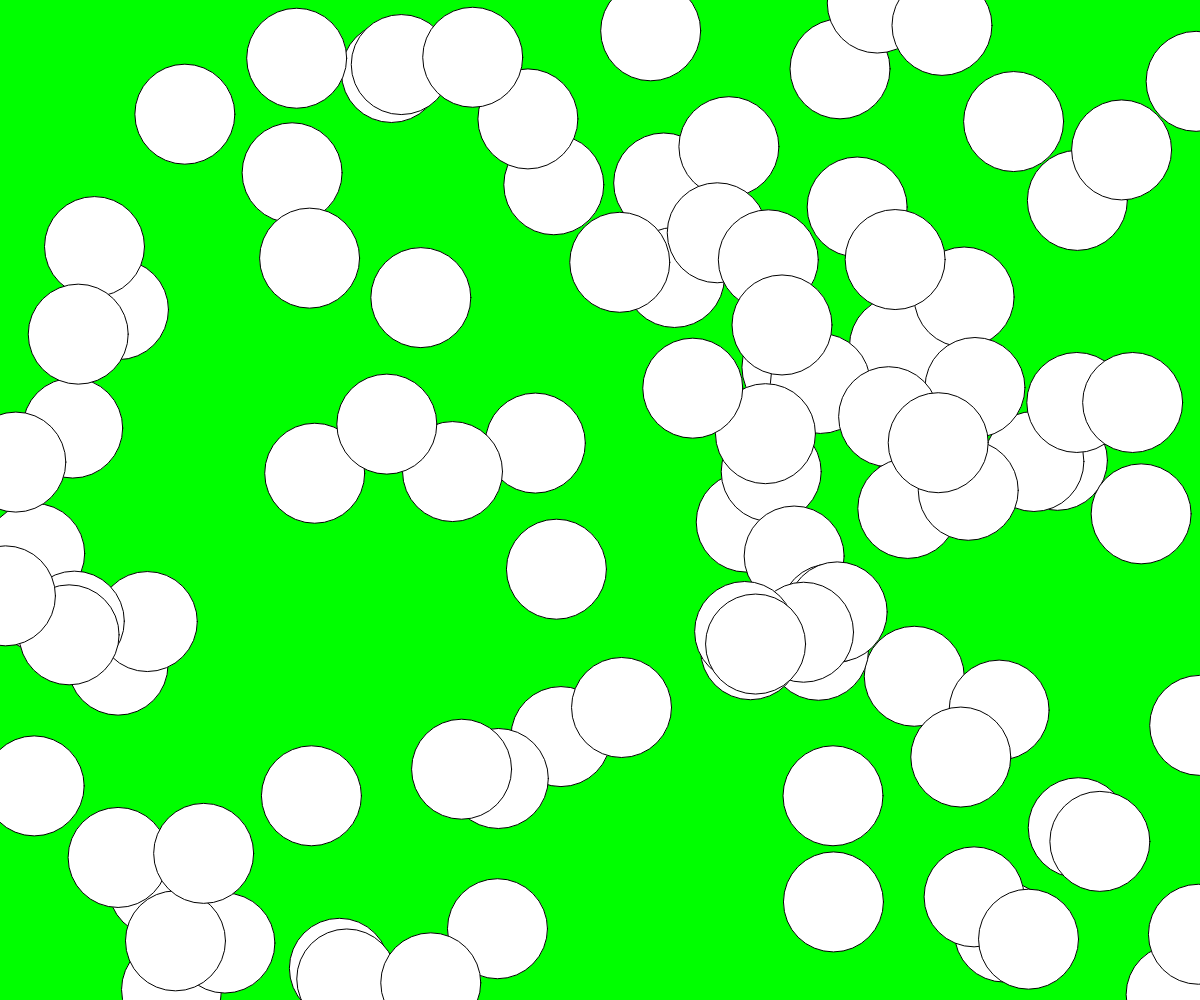
Frame 1 (no input)
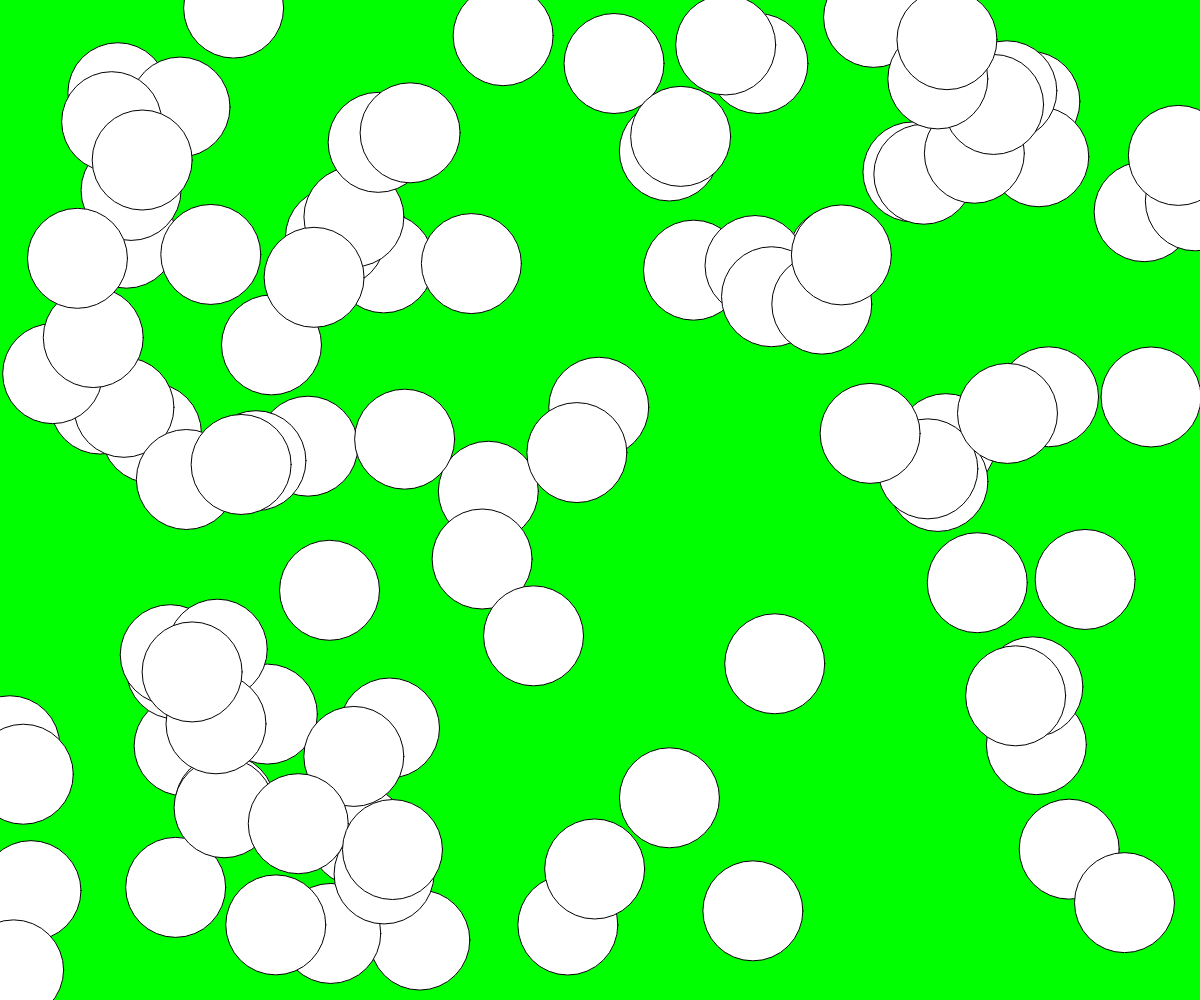
Frame 60 (no input)
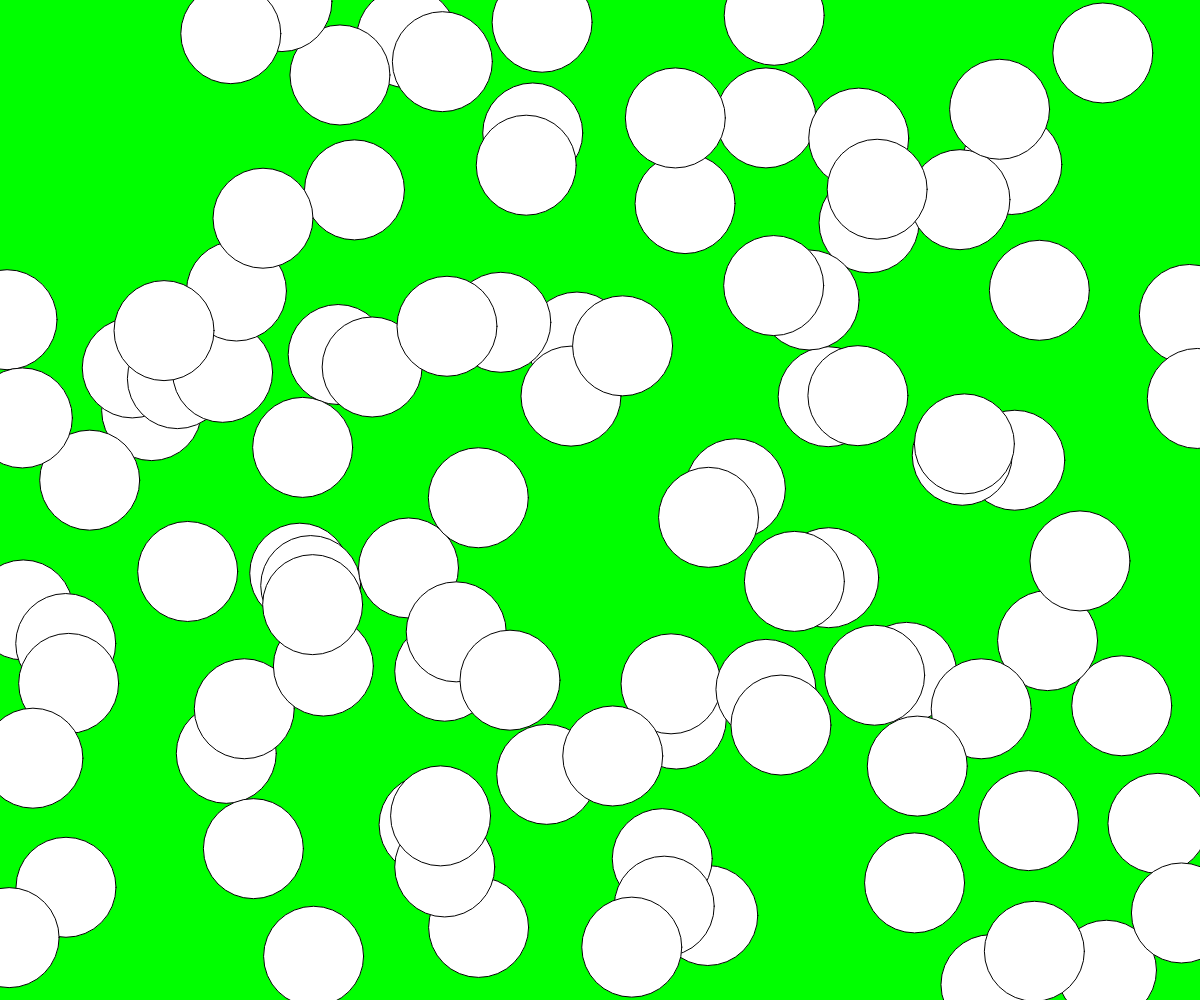
Frame 120 (the mouse pressed at the canvas centre since frame 60)

The p5.js sketch that drew these frames (run headless with seeded random() and noise() and a simulated clock; from frame 60 on, the mouse is pressed at the canvas centre):

// p5.js sketch
// ── sketch.js
//2016 08 05 viernes
//p5hs udd
//vamos a hacer una elipse
//que siga el mouse




//veamos variables
//el computador es capaz de almacenar datos
//lo podemos hacer en variables
//primero hay que crearlas
//esto se llama DECLARAR
//asi se hace en javascript
var x;

//solo de despues de DECLARAR
//pueden darle un valor
//esto se llama ASIGNAR
diametro = 2;

//hay dos sabores de variables
//existen variables locales y globales
//GLOBALES: DECLARADAS FUERA DE FUNCION
//LOCALES: DECLARADAS DENTRO DE FUNCION

//globales: se pueden usar en cualquier parte
//locales: solo dentro de la funcion
//las funciones tambien se declaran
//luego de declarse, pueden llamarse
//asi se declara una funcion en javascript
function miFuncionBacan() {
  //esto es lo que hace la funcion
  //se le llama cuerpo
}

//ejecutar o llamar la funcion
//miFuncionBacan();




//setup()se ejecuta una vez
//al principio de los tiempos

function setup() {
  //camelCase, UPPERCASE, lowercase
  //(dimensionesHori , dimensiones Ver)
  //dimensiones en px
  createCanvas(windowWidth,windowHeight);
  
  //pintar el fondo
  // background (color)
  // 1:grayscale, 0 es negro, 255 es blanco
  //2: grayscale + alpha
  //3: rgb, redgreenblue, 0 nada, 2555 todo
  //4: rgb + alpha
  //alpha: 0 es transparente, 255 es solido

  background(0, 255, 0);
  
  //variable local x
  var x;
  x = 10;
  
  //variables local y 
  //modo rapido de DECLARAR
  //y asignarle valor inmediatamente
  var y = 10;
  //asignar otro valor
  y = 100;
  
}
  //draw () corre justo despues de setup ()
  //draw se ejecuta 60 veces por segundo
function draw() {
  
  //pintar el fondo
  background(0, 255, 0);
  //dibujamos la elipse
  //miElipse();
  
  //dibujamos muchas elipses
  muchasElipses();
  
}

//declarar funcion nueva
//para dibujar elipse a mi gusto
function miElipse() {
   //definir ancho de figura
  //stroke Weidht(px);
  strokeWeight(10); 

  //definir color del borde
  //stroke(color);
  stroke(0, 0, 255, 255/3);

  //definir color del relleno
  //fill(color);
  //el mio es rojo semitransparente
  fill(255, random(100), 0, 100);
  
  //dibujemos elpise
  //ellipse(posX, posY, width, height)
  //medidas en pixeles
  //usamos variables de p5.js
  //mouseX, mouseY que sabe posMouse
  ellipse(mouseX, mouseY, diametro, diametro);

  //asignarle nuevo valor a diametro
  diametro = diametro + 1;
  diametro = random(100);
  
}

//declarar funcion nueva
//funcion para hacer muchar elipses
//en lugares aleatorios
//de colores aleatorios
function muchasElipses()  {
  
  //for loop
  //for(inicio; condicion; refresco) {}
  for(var i= 0; i < 100; i++) {
    //elipse en posicion aleatoria
    ellipse(random(width), random(height), 100, 100);
  }
  
  
  
  
}
